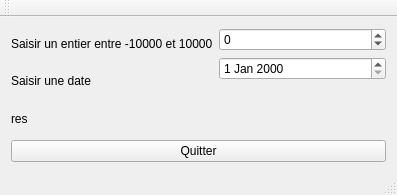
<?xml version="1.0" encoding="UTF-8"?>
<ui version="4.0">
 <class>MainWindow</class>
 <widget class="QMainWindow" name="MainWindow">
  <property name="geometry">
   <rect>
    <x>0</x>
    <y>0</y>
    <width>397</width>
    <height>195</height>
   </rect>
  </property>
  <property name="windowTitle">
   <string>MainWindow</string>
  </property>
  <widget class="QWidget" name="centralWidget">
   <layout class="QGridLayout" name="gridLayout_2">
    <item row="0" column="0">
     <layout class="QGridLayout" name="gridLayout">
      <item row="0" column="0">
       <layout class="QVBoxLayout" name="verticalLayout">
        <item>
         <widget class="QLabel" name="label">
          <property name="text">
           <string>Saisir un entier entre -10000 et 10000</string>
          </property>
          <property name="buddy">
           <cstring>spinBox</cstring>
          </property>
         </widget>
        </item>
        <item>
         <widget class="QLabel" name="label_2">
          <property name="text">
           <string>Saisir une date</string>
          </property>
          <property name="buddy">
           <cstring>dateEdit</cstring>
          </property>
         </widget>
        </item>
        <item>
         <widget class="QLabel" name="label_3">
          <property name="text">
           <string>res</string>
          </property>
         </widget>
        </item>
       </layout>
      </item>
      <item row="0" column="1">
       <layout class="QVBoxLayout" name="verticalLayout_2">
        <item>
         <widget class="QSpinBox" name="spinBox">
          <property name="minimum">
           <number>-100</number>
          </property>
          <property name="maximum">
           <number>100</number>
          </property>
         </widget>
        </item>
        <item>
         <widget class="QDateEdit" name="dateEdit"/>
        </item>
        <item>
         <widget class="QLabel" name="label_4">
          <property name="text">
           <string/>
          </property>
         </widget>
        </item>
       </layout>
      </item>
     </layout>
    </item>
    <item row="1" column="0">
     <widget class="QPushButton" name="pushButton">
      <property name="text">
       <string>Quitter</string>
      </property>
     </widget>
    </item>
   </layout>
  </widget>
  <widget class="QMenuBar" name="menuBar">
   <property name="geometry">
    <rect>
     <x>0</x>
     <y>0</y>
     <width>397</width>
     <height>22</height>
    </rect>
   </property>
  </widget>
  <widget class="QToolBar" name="mainToolBar">
   <attribute name="toolBarArea">
    <enum>TopToolBarArea</enum>
   </attribute>
   <attribute name="toolBarBreak">
    <bool>false</bool>
   </attribute>
  </widget>
  <widget class="QStatusBar" name="statusBar"/>
 </widget>
 <layoutdefault spacing="6" margin="11"/>
 <resources/>
 <connections/>
</ui>
